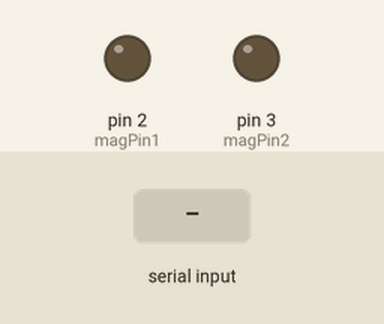
Recording of a sketch running on a simulated Arduino Uno, built with avr-gcc and run on an emulated ATmega328P. On the bench: output pins drawn as LEDs (lit = HIGH). Inputs (shaded band) come from the test bench.

Above: at 1.2 s.
1.3 s: "1" received over the second serial link
At 1.8 s:
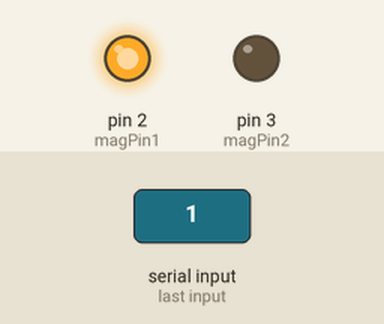
2.8 s: "0" received over the second serial link
At 4.2 s:
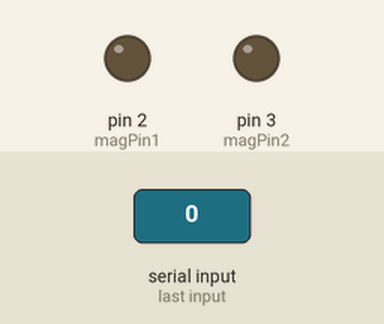
Timing chart, 0 to 5.8 s (numbered marks = the images above; inputs shaded):
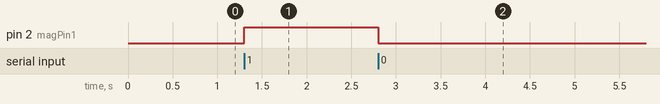

Measured:
- after the input at 1.3 s, pin 2 (magPin1): LOW → HIGH at once
- after the input at 2.8 s, pin 2 (magPin1): HIGH → LOW at once

The sketch:

for_nano_crane_magnet.ino
```cpp
#include <SoftwareSerial.h>

SoftwareSerial masterLine(10, 11);

const int magPin1 = 2;
const int magPin2 = 3;

void setup() {
  pinMode(magPin1, OUTPUT);
  pinMode(magPin2, OUTPUT);

  digitalWrite(magPin1, LOW);
  digitalWrite(magPin2, LOW);

  Serial.begin(9600);
  masterLine.begin(9600);
}

void loop() {
  if (masterLine.available()) {
    char cmd = masterLine.read();

    if (cmd == '1') {
      digitalWrite(magPin1, HIGH);
      digitalWrite(magPin2, LOW);
    }
    else if (cmd == '0') {
      digitalWrite(magPin1, LOW);
      digitalWrite(magPin2, LOW);
    }
  }
}
```
